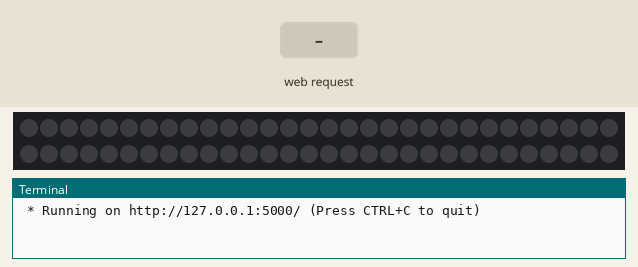
Simulated run of this program. Board: Raspberry Pi (BCM pin numbers). Shown: 60 RGB LEDs in strip order, left to right, continuing on the next row, the last lines printed to the terminal. The test bench sets the inputs (shaded band). Dim RGB values are drawn brighter than linear; a web server runs the application; threads take turns every 2 ms; the clock reads 2024-03-15 10:24:30 at power-on unless the program sets it.

Above: at 1.2 s.
1.3 s: HTTP request for /rainbow received
At 1.45 s:
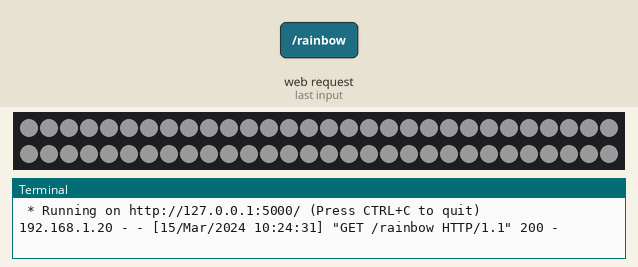
3.7 s: HTTP request for /status received
At 3.86 s:
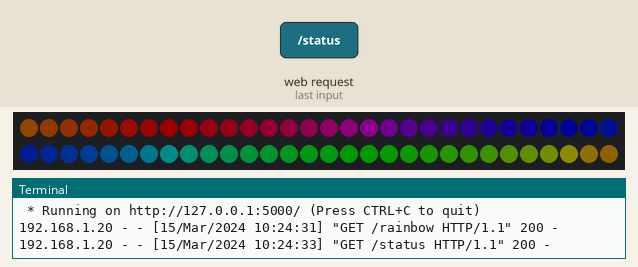
5.2 s: HTTP request for /bright received
At 5.37 s:
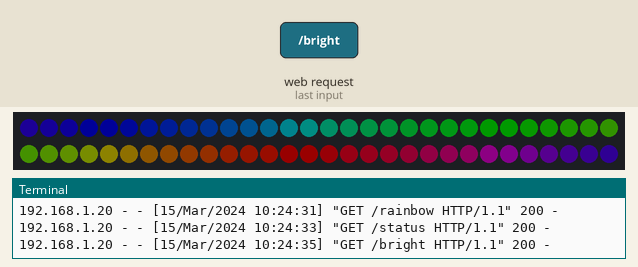
6.7 s: HTTP request for /color received
At 6.88 s:
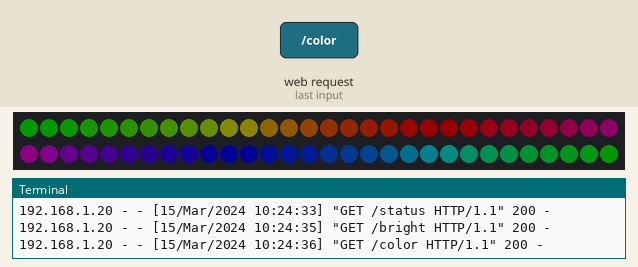
8.2 s: HTTP request for /on received
At 8.39 s:
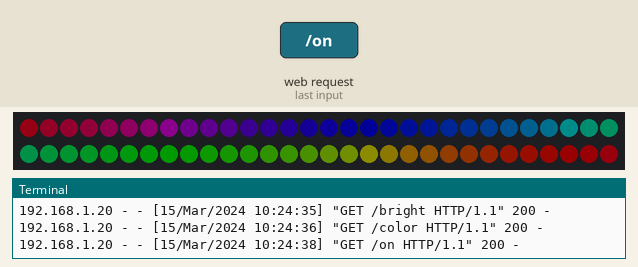
9.7 s: HTTP request for /off received
At 9.87 s:
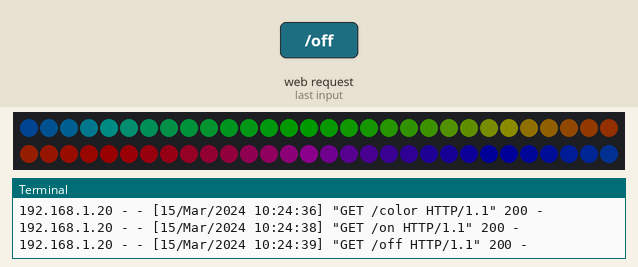
Timing chart, 0 to 12.4 s (numbered marks = the images above; inputs shaded):
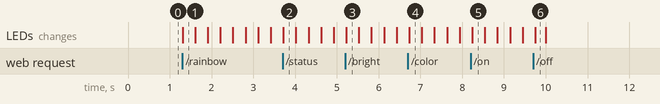

The program:

server.py
```python
import time
import board
import neopixel
import threading

from flask import Flask

# Choose an open pin connected to the Data In of the NeoPixel strip, i.e. board.D18
# NeoPixels must be connected to D10, D12, D18 or D21 to work.
pixel_pin = board.D18

# The number of NeoPixels
num_pixels = 60

# The order of the pixel colors - RGB or GRB. Some NeoPixels have red and green reversed!
# For RGBW NeoPixels, simply change the ORDER to RGBW or GRBW.
ORDER = neopixel.GRB

pixels = neopixel.NeoPixel(pixel_pin, num_pixels, brightness=0.1, auto_write=False,
                           pixel_order=ORDER)
app = Flask(__name__)

rgb=(255,255,255)
status = 0
enableRainbow = False

def wheel(pos):
    # Input a value 0 to 255 to get a color value.
    # The colours are a transition r - g - b - back to r.
    if pos < 0 or pos > 255:
        r = g = b = 0
    elif pos < 85:
        r = int(pos * 3)
        g = int(255 - pos*3)
        b = 0
    elif pos < 170:
        pos -= 85
        r = int(255 - pos*3)
        g = 0
        b = int(pos*3)
    else:
        pos -= 170
        r = 0
        g = int(pos*3)
        b = int(255 - pos*3)
    return (r, g, b) if ORDER == neopixel.RGB or ORDER == neopixel.GRB else (r, g, b, 0)

def rgb_to_hex(rgb):
    return '#%02x%02x%02x' % rgb

def hex_to_rgb(value):
    """Return (red, green, blue) for the color given as #rrggbb."""
    value = value.lstrip('#')
    lv = len(value)
    return tuple(int(value[i:i + lv // 3], 16) for i in range(0, lv, lv // 3))

def rainbow_cycle():
  wait = 0.000001
  for j in range(255):
    for i in range(num_pixels):
      pixel_index = (i * 256 // num_pixels) + j
      pixels[i] = wheel(pixel_index & 255)
    pixels.show()
    time.sleep(wait)
  global enableRainbow
  if(enableRainbow):
    rainbow_cycle()
  else:
    off()


@app.route("/status")
def status():
  global status
  return str(status)


@app.route("/bright")
def bright():
  global rgb
  r = round(rgb[0]/2.55,2)
  g = round(rgb[1]/2.55,2)
  b = round(rgb[2]/2.55,2)
  x = max(r,g)
  V = max(x,b)
  return str(V)

@app.route("/color")
def color():
  global rgb
  value = rgb_to_hex(rgb)
  return str(value)


@app.route("/rainbow")
def rainbow():
  global enableRainbow
  global status
  status = 1
  global rgb
  pixels.fill(rgb)
  pixels.show()
  if(enableRainbow==False):
    t = threading.Thread(target = rainbow_cycle)
    t.start()
  enableRainbow=True
  return "on"


@app.route("/on")
def on():
  global status
  status = 1
  global rgb
  pixels.fill(rgb)
  pixels.show()
  return "on"

@app.route("/off")
def off():
  global status
  status = 0
  global enableRainbow
  enableRainbow=False
  pixels.fill((0,0,0))
  pixels.show()
  return "off"

@app.route("/set/<values>")
def set(values):
  global enableRainbow
  enableRainbow=False
  h = values
  #h = values.replace("NA","0").replace("N","1")
  global rgb
  #rgb=hex_to_rgb(h)
  rgb=tuple(int(h[i:i+2], 16) for i in (0, 2 ,4))
  pixels.fill(rgb)
  pixels.show()
  return "ok"
```

Measured:
- after the input at 1.3 s, the LEDs: change at once (image 1)
